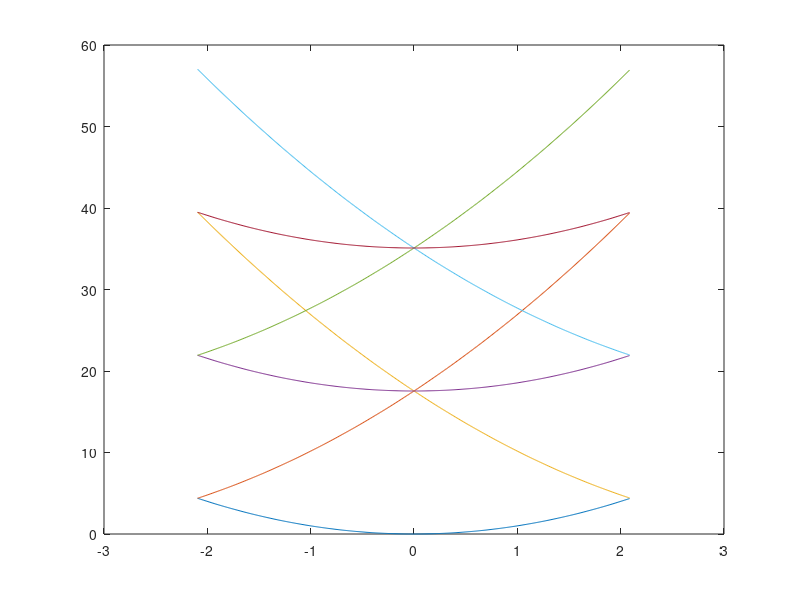

Write the MATLAB code that produced this figure.
%to plot energy band structure in book P173

a=1.5;
kx = -pi/a:0.01:pi/a;

y1=kx.^2;
y2=(kx + 2*pi/a).^2;
y3=(kx - 2*pi/a).^2;
y4=kx.^2+(2*pi/a)^2;
y5=(kx + 2*pi/a).^2+(2*pi/a)^2;
y6=(kx - 2*pi/a).^2+(2*pi/a)^2;
y7=kx.^2+2*(2*pi/a)^2;

plot(kx,y1,kx,y2,kx,y3,kx,y4,kx,y5,kx,y6,kx,y7)
